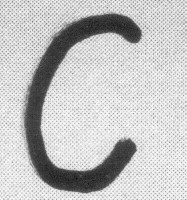
#> input picture origin_c.jpg, 187 x 200 px
$ python 2d_shape_detection.py
#> lines starting #> are read from the running program, lines starting #| are printed output that depends on the picture; after the words box and inside, x2 and y2 are one past the last pixel; in counts of white or black regions, pixels touching at a corner belong together
import numpy as np
import cv2
from scipy.spatial import distance


def find_contours_and_corners(image):
    ret, thresh = cv2.threshold(image, 0, 255, cv2.THRESH_OTSU)
    kernel = np.ones((4, 4), np.uint8)
    thresh = cv2.erode(thresh, kernel, iterations=1)
    contours, hierarchy = cv2.findContours(thresh, cv2.RETR_TREE, cv2.CHAIN_APPROX_SIMPLE)

    corners = cv2.goodFeaturesToTrack(image, 100, 0.01, 10)
    corners = np.int0(corners)
    for corner in corners:
        corner.ravel()
    return contours, corners


def count_corners(corners, x, y, w, h):
    result = 0
    for corner in corners:
        a, b = corner.ravel()
        if a in range(x, x + w + 1) and b in range(y, y + h + 1):
            result += 1
    return result


def template_processing(template_dir):
    template = cv2.imread(template_dir)
    gray_template = cv2.cvtColor(template, cv2.COLOR_BGR2GRAY)
    blur_gray_template = cv2.GaussianBlur(gray_template, (3, 3), 0)  # remove Gaussian noise
    contours, corners = find_contours_and_corners(blur_gray_template)
    contours = np.squeeze(contours[1])
    contours_complex_list = []
    for contour in contours:
        contours_complex_list.append(complex(contour[0], contour[1]))
    # Fourier Transform
    contours_FFT = np.fft.fft(contours_complex_list, norm="ortho")
    f = abs(contours_FFT[1])
    after_trim = [i / f for i in contours_FFT[:trim_size]]  # scale invariance
    after_trim = [abs(i) for i in after_trim]  # rotation invariance
    after_trim = after_trim[1:]  # translation invariance
    return after_trim


trim_size = 100  # about 30% of the original contour length of templates
after_trim_C = template_processing('origin_c.jpg')
#> in template_processing, template is the input picture: shape (200, 187, 3); min 12, max 255, mean 193.6
#> in template_processing, `blur_gray_template = cv2.GaussianBlur(gray_template, (3, 3), 0)`:
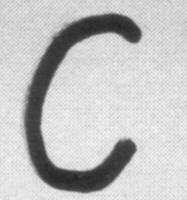
#> blur_gray_template: shape (200, 187); min 33, max 243, mean 193.6
#> in find_contours_and_corners, `ret, thresh = cv2.threshold(image, 0, 255, cv2.THRESH_OTSU)`:
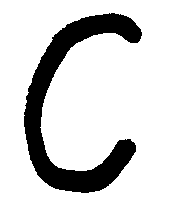
#> thresh: shape (200, 187); 83.1% white; 1 black region, box (x1, y1, x2, y2) and area: (24, 13, 142, 193) 6315
#> in find_contours_and_corners, `ret, thresh = cv2.threshold(image, 0, 255, cv2.THRESH_OTSU)`: ret = 143
#> in find_contours_and_corners, `thresh = cv2.erode(thresh, kernel, iterations=1)`:
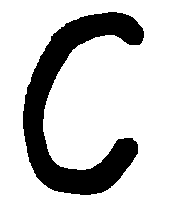
#> thresh: shape (200, 187); 79.6% white; 1 black region
#> in find_contours_and_corners, `contours, hierarchy = cv2.findContours(thresh, cv2.RETR_TREE, cv2.CHAI..`: contours = 2 contours; box (x1, y1, x2, y2) and area: (0, 0, 187, 200) 37014, (22, 11, 145, 196) 7963
#> in find_contours_and_corners, `corners = cv2.goodFeaturesToTrack(image, 100, 0.01, 10)`: corners = 100 rows, first 8: [129, 139], [136, 150], [80, 41], [137, 41], [52, 37], [44, 101], [64, 27], [103, 12]
#> the loop in find_contours_and_corners, `for corner in corners:` made 100 passes
#> corner on passes 1 to 12: [[129, 139]], [[136, 150]], [[80, 41]], [[137, 41]], [[52, 37]], [[44, 101]], [[64, 27]], [[103, 12]], [[108, 186]], [[140, 30]], [[58, 167]], [[52, 85]]
#> in template_processing, `contours = np.squeeze(contours[1])`: contours = 301 pairs, first value 22 to 144, second value 11 to 195
#> the loop in template_processing, `for contour in contours:` made 301 passes
#> contour on passes 1 to 3: [107, 12], [108, 11], [116, 11]
#> after the loop in template_processing, `for contour in contours:`: contours_complex_list = 301 items
#> in template_processing, `f = abs(contours_FFT[1])`: f = 822.8
#> in template_processing, `after_trim = [i / f for i in contours_FFT[:trim_size]]`: after_trim = 100 items
#> in template_processing, `after_trim = [abs(i) for i in after_trim]`: after_trim = 100 values, max 2.66 at index 0, min 0.000382 at index 70, mean 0.0515
#> in template_processing, `after_trim = after_trim[1:]`: after_trim = 99 values, max 1 at index 0, min 0.000382 at index 69, mean 0.0252
#> after_trim_C has the same summary as after_trim in template_processing
after_trim_2 = template_processing('origin_2.jpg')
#> call 2 of template_processing, with template_dir = 'origin_2.jpg'
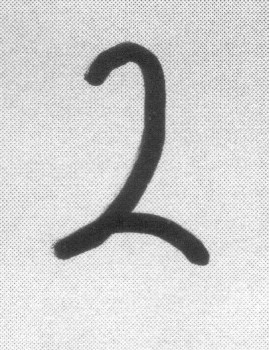
#> input picture origin_2.jpg, 269 x 350 px
#> in template_processing, template is the input picture: shape (350, 269, 3); min 27, max 255, mean 208.6
#> in template_processing (call 2), `blur_gray_template = cv2.GaussianBlur(gray_template, (3, 3), 0)`:
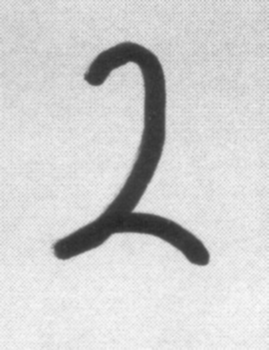
#> blur_gray_template: shape (350, 269); min 36, max 249, mean 208.6
#> in find_contours_and_corners (call 2), `ret, thresh = cv2.threshold(image, 0, 255, cv2.THRESH_OTSU)`:
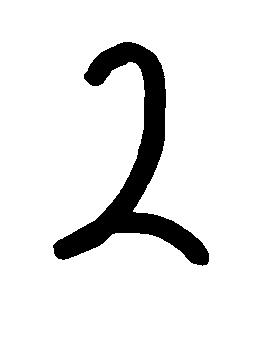
#> thresh: shape (350, 269); 90.9% white; 1 black region, box (x1, y1, x2, y2) and area: (53, 42, 209, 266) 8598
#> in find_contours_and_corners (call 2), `ret, thresh = cv2.threshold(image, 0, 255, cv2.THRESH_OTSU)`: ret = 145
#> in find_contours_and_corners (call 2), `thresh = cv2.erode(thresh, kernel, iterations=1)`:
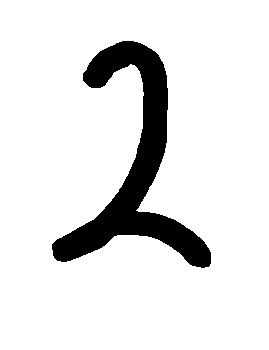
#> thresh: shape (350, 269); 89.2% white; 1 black region
#> in find_contours_and_corners (call 2), `contours, hierarchy = cv2.findContours(thresh, cv2.RETR_TREE, cv2.CHAI..`: contours = 2 contours; box (x1, y1, x2, y2) and area: (0, 0, 269, 350) 93532, (51, 40, 212, 269) 10560
#> in find_contours_and_corners (call 2), `corners = cv2.goodFeaturesToTrack(image, 100, 0.01, 10)`: corners = 100 rows, first 8: [133, 211], [85, 78], [52, 247], [207, 263], [63, 260], [143, 85], [112, 234], [129, 61]
#> the loop in find_contours_and_corners (call 2), `for corner in corners:` made 100 passes
#> corner on passes 1 to 12: [[133, 211]], [[85, 78]], [[52, 247]], [[207, 263]], [[63, 260]], [[143, 85]], [[112, 234]], [[129, 61]], [[129, 41]], [[147, 184]], [[109, 75]], [[102, 83]]
#> in template_processing (call 2), `contours = np.squeeze(contours[1])`: contours = 366 pairs, first value 51 to 211, second value 40 to 268
#> the loop in template_processing (call 2), `for contour in contours:` made 366 passes
#> contour on passes 1 to 3: [121, 41], [122, 40], [133, 40]
#> after the loop in template_processing (call 2), `for contour in contours:`: contours_complex_list = 366 items
#> in template_processing (call 2), `f = abs(contours_FFT[1])`: f = 1330.8
#> in template_processing (call 2), `after_trim = [i / f for i in contours_FFT[:trim_size]]`: after_trim = 100 items
#> in template_processing (call 2), `after_trim = [abs(i) for i in after_trim]`: after_trim = 100 values, max 3.09 at index 0, min 0.000227 at index 87, mean 0.0511
#> in template_processing (call 2), `after_trim = after_trim[1:]`: after_trim = 99 values, max 1 at index 0, min 0.000227 at index 86, mean 0.0205
#> after_trim_2 has the same summary as after_trim in template_processing

img = cv2.imread('a4.bmp')
#> (the run stopped early here; a loop or call above may not have finished)
